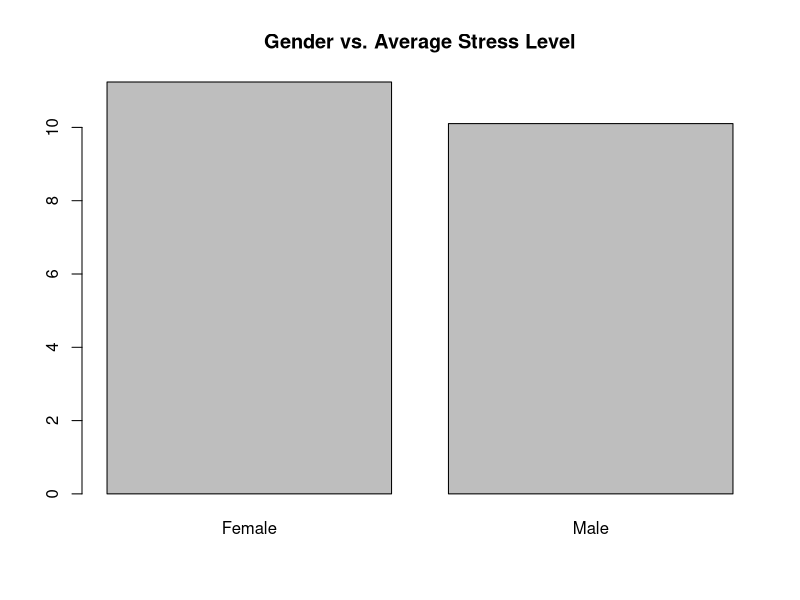
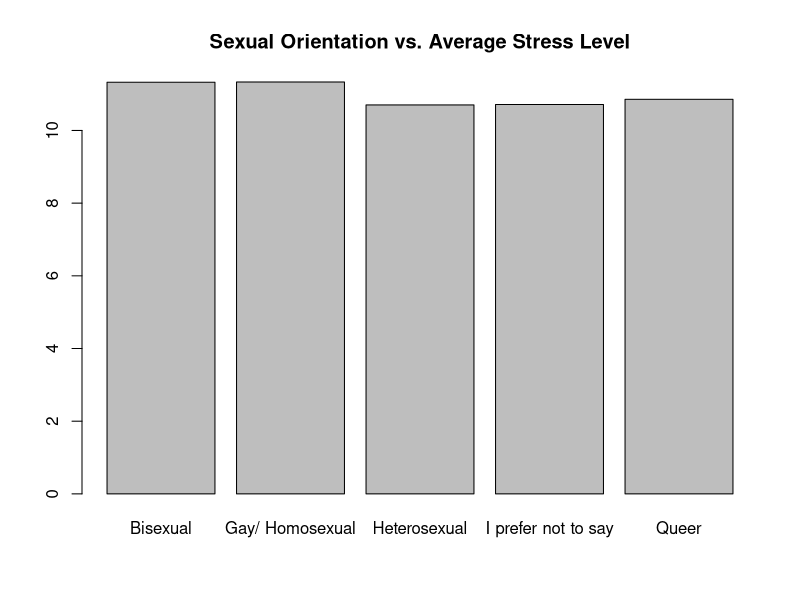
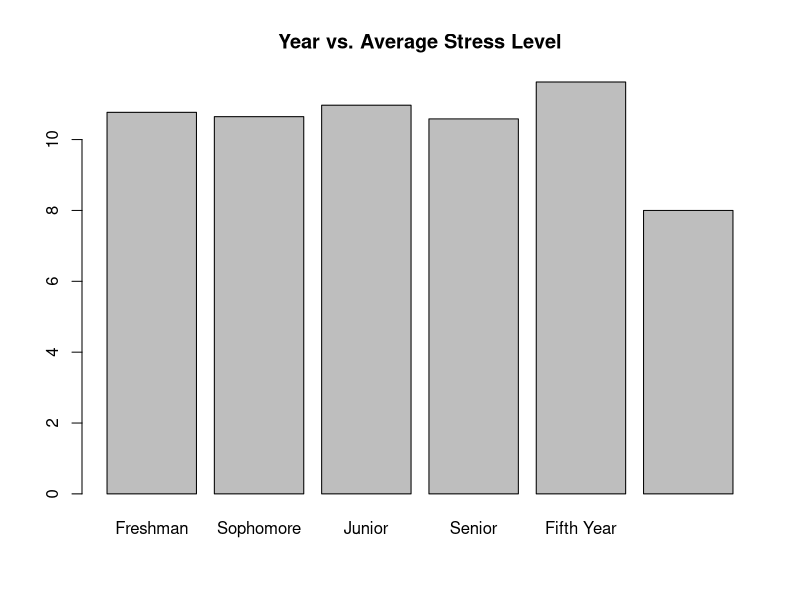
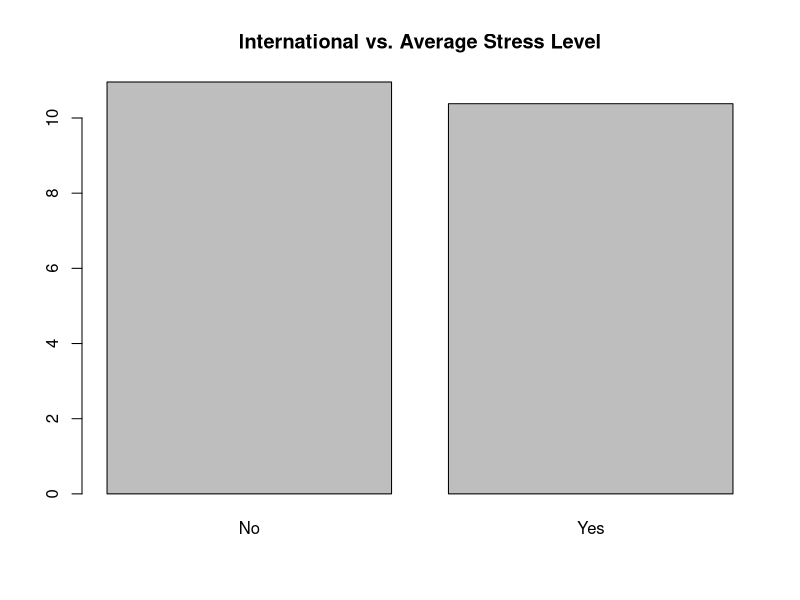
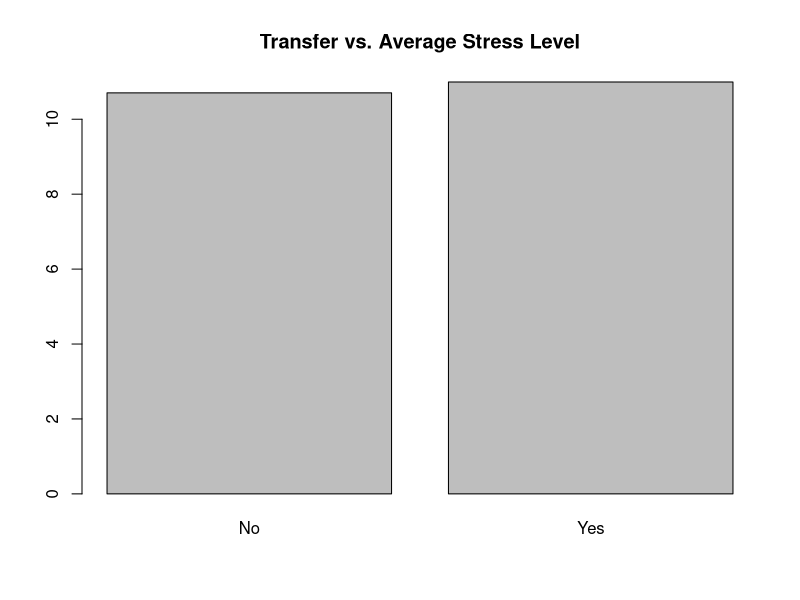
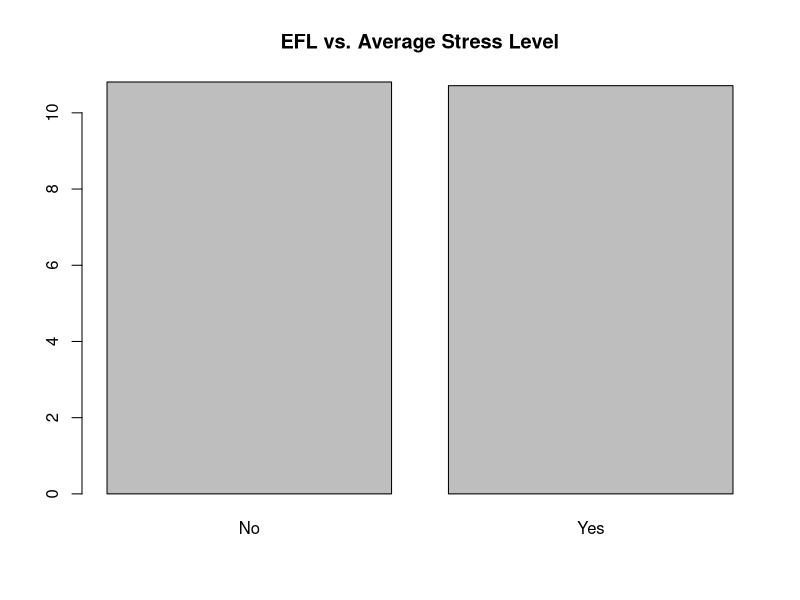
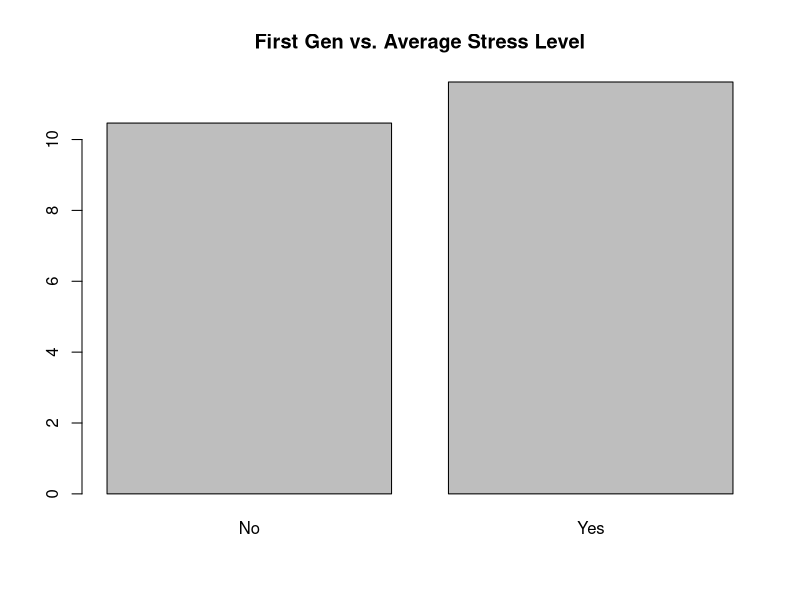
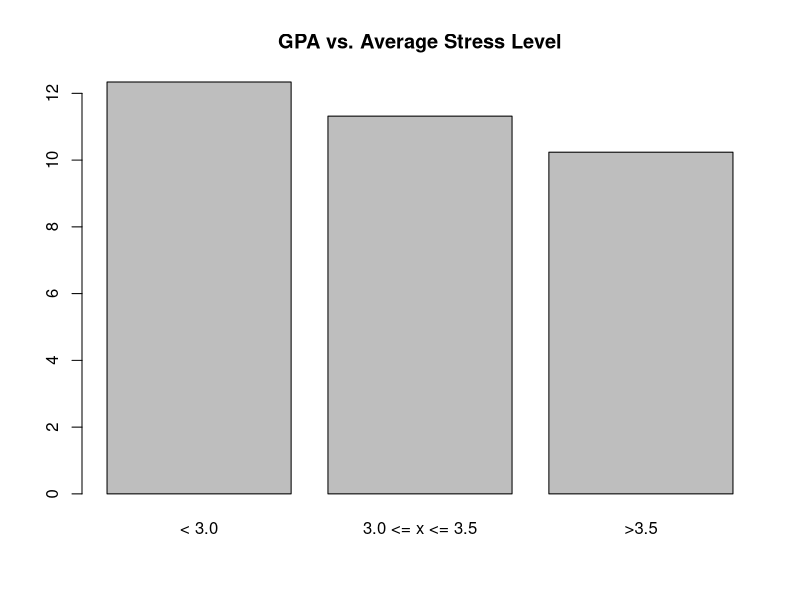

These charts were generated, in order, by the following R code:
## ---- chunk 1
stem = read.csv("stem_newfactors.csv", na.strings=c("",NA))
head(stem)
## ---- chunk 2
library(gdata)

# clean data
stem$Gender[stem$Gender == 'Genderfluid' |  stem$Gender == 'Transgender female'] <- NA
stem = stem[!is.na(stem$Gender),]
stem$Orientation[stem$Orientation == 'straight'] <- 'Heterosexual'
stem = drop.levels(stem)


# gender
barplot(tapply(stem$Stress_Factor, stem$Gender, mean), main="Gender vs. Average Stress Level")

# orientation
barplot(tapply(stem$Stress_Factor, stem$Orientation, mean), main="Sexual Orientation vs. Average Stress Level")

# year
# refactor order
stem$Year <- factor(stem$Year, levels = c("Freshman", "Sophomore", "Junior", "Senior", "Fifth Year", "Graduate Student"))
barplot(tapply(stem$Stress_Factor, stem$Year, mean), main="Year vs. Average Stress Level")


# international
barplot(tapply(stem$Stress_Factor, stem$International, mean,na.rm=TRUE), main="International vs. Average Stress Level")

# transfer
barplot(tapply(stem$Stress_Factor, stem$Transfer, mean,na.rm=TRUE), main="Transfer vs. Average Stress Level")

# efl
barplot(tapply(stem$Stress_Factor, stem$EFL, mean), main="EFL vs. Average Stress Level")

# first gen
barplot(tapply(stem$Stress_Factor, stem$FirstGen, mean,na.rm=TRUE), main="First Gen vs. Average Stress Level")

# gpa
stem$GPA[stem$GPA == 0] <- NA
#range(stem$GPA,na.rm=TRUE)

stem$GPA[stem$GPA < 3.0] = "< 3.0"
stem$GPA[stem$GPA >= 3.0 & stem$GPA <= 3.5] = "3.0 <= x <= 3.5"
stem$GPA[stem$GPA > 3.5] = ">3.5"

stem$GPA <- factor(stem$GPA, levels = c("< 3.0", "3.0 <= x <= 3.5", ">3.5"))

barplot(tapply(stem$Stress_Factor, stem$GPA, mean,na.rm=TRUE), main="GPA vs. Average Stress Level")
## ---- chunk 3
# q3.2, .5, .15, ethnic, year, gender
# how correlated are these variables with the stress_factor variable

stem$GPA[stem$GPA == 0] = mean(stem$GPA) 
target = stem[,'Stress_Factor']


q2 = stem[,'Q3.2']
q5 = stem[,'Q3.5']
q15 = stem[,'Q3.15']
q14 = stem[,'Q3.14']
ses = stem[,'SES_Factor']


cor(q2, target)
res <- cor.test(q2, target, 
                    method = "pearson")
res$p.value
barplot(tapply(target, q2, mean), main = 'Q3.2 versus Stress Level', ylab = 'Stress Level', xlab = 'Level of preparedness from hs for STEM', ylim = c(10, 13)) 

cor(q5, target)
res <- cor.test(q5, target, 
                    method = "pearson")
res$p.value
barplot(tapply(target, q5, mean), main = 'Q3.5 versus Stress Level', ylab = 'Stress Level', xlab = 'Level of work needed to pay for expenses', ylim = c(8, 12)) 

cor(q14, target)
res <- cor.test(q14, target, 
                    method = "pearson")
res$p.value
barplot(tapply(target, q14, mean), main = 'Q3.14 versus Stress Level', ylab = 'Stress Level', xlab = 'To what extent do you seek help when you have an academic problem', ylim = c(9, 12))

cor(ses, target)
res <- cor.test(ses, target, 
                    method = "pearson")
res$p.value
barplot(tapply(target, ses, mean), main = 'SES versus Stress Level', ylab = 'Stress Level', xlab = 'SES', ylim = c(8,12))

## ---- chunk 4
# exploratory analysis: belonging questions (taken from factor analysis) 3.15 (checked above), 3.16, 3.19 - 3.24 summed
q15 = stem[,'Q3.15']
q16 = stem[,'Q3.16']
q19 = stem[,'Q3.19']
q20 = stem[,'Q3.20']
q21 = stem[,'Q3.21']
q22 = stem[,'Q3.22']
q23 = stem[,'Q3.23']
q24 = stem[,'Q3.24']

cor(q15, target)
res <- cor.test(q15, target, 
                    method = "pearson")
res$p.value # not significant
barplot(tapply(target, q15, mean), main = 'Q3.15 versus Stress Level', ylab = 'Stress Level', xlab = 'To what extent do you know what you want to do after graduation') 

cor(q16, target)
res <- cor.test(q16, target, method = "pearson") 
res$p.value # significant
barplot(tapply(target, q16, mean), main = 'Q3.16 versus Stress Level', ylab = 'Stress Level', xlab = 'Q3.16')

cor(q19, target)
res <- cor.test(q19, target, method = "pearson") 
res$p.value # significant
barplot(tapply(target, q19, mean), main = 'Q3.19 versus Stress Level', ylab = 'Stress Level', xlab = 'Q3.19')

cor(q20, target)
res <- cor.test(q20, target, method = "pearson") 
res$p.value # not significant
barplot(tapply(target, q20, mean), main = 'Q3.20 versus Stress Level', ylab = 'Stress Level', xlab = 'Q3.20')

cor(q21, target)
res <- cor.test(q21, target, method = "pearson") 
res$p.value # significant
barplot(tapply(target, q21, mean), main = 'Q3.21 versus Stress Level', ylab = 'Stress Level', xlab = 'Q3.21')

cor(q22, target)
res <- cor.test(q22, target, method = "pearson") 
res$p.value # significant
barplot(tapply(target, q22, mean), main = 'Q3.22 versus Stress Level', ylab = 'Stress Level', xlab = 'Q3.22')

cor(q23, target)
res <- cor.test(q23, target, method = "pearson") 
res$p.value # significant
barplot(tapply(target, q23, mean), main = 'Q3.23 versus Stress Level', ylab = 'Stress Level', xlab = 'Q3.23')

cor(q24, target)
res <- cor.test(q24, target, method = "pearson") 
res$p.value # significant
barplot(tapply(target, q24, mean), main = 'Q3.24 versus Stress Level', ylab = 'Stress Level', xlab = 'Q3.24')

# Q3.16, 3.19, 3.21-3.24 all significant
## ---- chunk 5
# ANOVA
gender <- aov(Stress_Factor~Gender, data = stem)
summary(gender) # significantly different

orientation <- aov(Stress_Factor~Orientation, data = stem)
summary(orientation) # not significantly different

year <- aov(Stress_Factor~Year, data = stem)
summary(year) # not significantly different

international <- aov(Stress_Factor~International, data = stem)
summary(international) # significantly different

transfer <- aov(Stress_Factor~Transfer, data = stem)
summary(transfer) # not significantly different

efl <- aov(Stress_Factor~EFL, data = stem)
summary(efl) # not significantly different

firstgen <- aov(Stress_Factor~FirstGen, data = stem)
summary(firstgen) # significantly different

# simple linear reg
gpa_lm <- lm(Stress_Factor ~ GPA, data = stem)
summary(gpa_lm) # gpa is significant 

# we will use gender, firstgen, and gpa in our linear reg, Q3.2, Q3.5, Q3.14
## ---- chunk 6
# block1
ses = lm(Stress_Factor ~ as.factor(Q3.2) + as.factor(Q3.5), data=stem)
summary(ses)
# adj R2 0.1004 

# block 2 
dem = lm(Stress_Factor ~ Gender + FirstGen, data=stem)
summary(dem)
# adj R2 0.06056

# block 3 
aca = lm(Stress_Factor ~ as.factor(Q3.14) + GPA, data=stem)
summary(aca)
# adj R2 0.06923

# block 4 
bel = lm(Stress_Factor ~ as.factor(Q3.16) + as.factor(Q3.19) + as.factor(Q3.21) + as.factor(Q3.22) + as.factor(Q3.23)+ as.factor(Q3.24), data=stem)
summary(bel)
# adj R2 0.2304. use this as base 


# block4 + block1
m1 = lm(Stress_Factor ~ as.factor(Q3.16) + as.factor(Q3.19) + as.factor(Q3.21) + as.factor(Q3.22) + as.factor(Q3.23)+ as.factor(Q3.24) + as.factor(Q3.2) + as.factor(Q3.5), data=stem)
summary(m1)
# adj R2 0.2634

# block4 + block2
m2 = lm(Stress_Factor ~ as.factor(Q3.16) + as.factor(Q3.19) + as.factor(Q3.21) + as.factor(Q3.22) + as.factor(Q3.23)+ as.factor(Q3.24) + Gender + FirstGen, data=stem)
summary(m2)
# adj R2 0.2552


# block4 + block3
m3 = lm(Stress_Factor ~ as.factor(Q3.16) + as.factor(Q3.19) + as.factor(Q3.21) + as.factor(Q3.22) + as.factor(Q3.23)+ as.factor(Q3.24) + as.factor(Q3.14) + GPA, data=stem)
summary(m3)
# adj R2 0.2649, highest of 2 blocks

# block4 + block3 + block1
m4 = lm(Stress_Factor ~ as.factor(Q3.16) + as.factor(Q3.19) + as.factor(Q3.21) + as.factor(Q3.22) + as.factor(Q3.23)+ as.factor(Q3.24) + as.factor(Q3.14) + GPA + as.factor(Q3.2) + as.factor(Q3.5), data=stem)
summary(m4)
# adj R2 0.2874

# block4 + block3 + block2
m5 = lm(Stress_Factor ~ as.factor(Q3.16) + as.factor(Q3.19) + as.factor(Q3.21) + as.factor(Q3.22) + as.factor(Q3.23)+ as.factor(Q3.24) + as.factor(Q3.14) + GPA + Gender + FirstGen, data=stem)
summary(m5)
# adj R2 0.2881

# block4 + block3 + block2 + block1
m6 = lm(Stress_Factor ~ as.factor(Q3.16) + as.factor(Q3.19) + as.factor(Q3.21) + as.factor(Q3.22) + as.factor(Q3.23)+ as.factor(Q3.24) + as.factor(Q3.14) + GPA + Gender + FirstGen + as.factor(Q3.2) + as.factor(Q3.5), data=stem)
summary(m6)
# adj R2 0.3026
## ---- chunk 7
stem$Q3.2 = as.factor(stem$Q3.2)

interaction.plot(stem$GPA, stem$Q3.2, stem$Stress_Factor,xlab="GPA", ylab="Stress_Factor", trace.label="HS Prep STEM")
## ---- chunk 8
# t-test between GPA and stess levels (maybe?)
